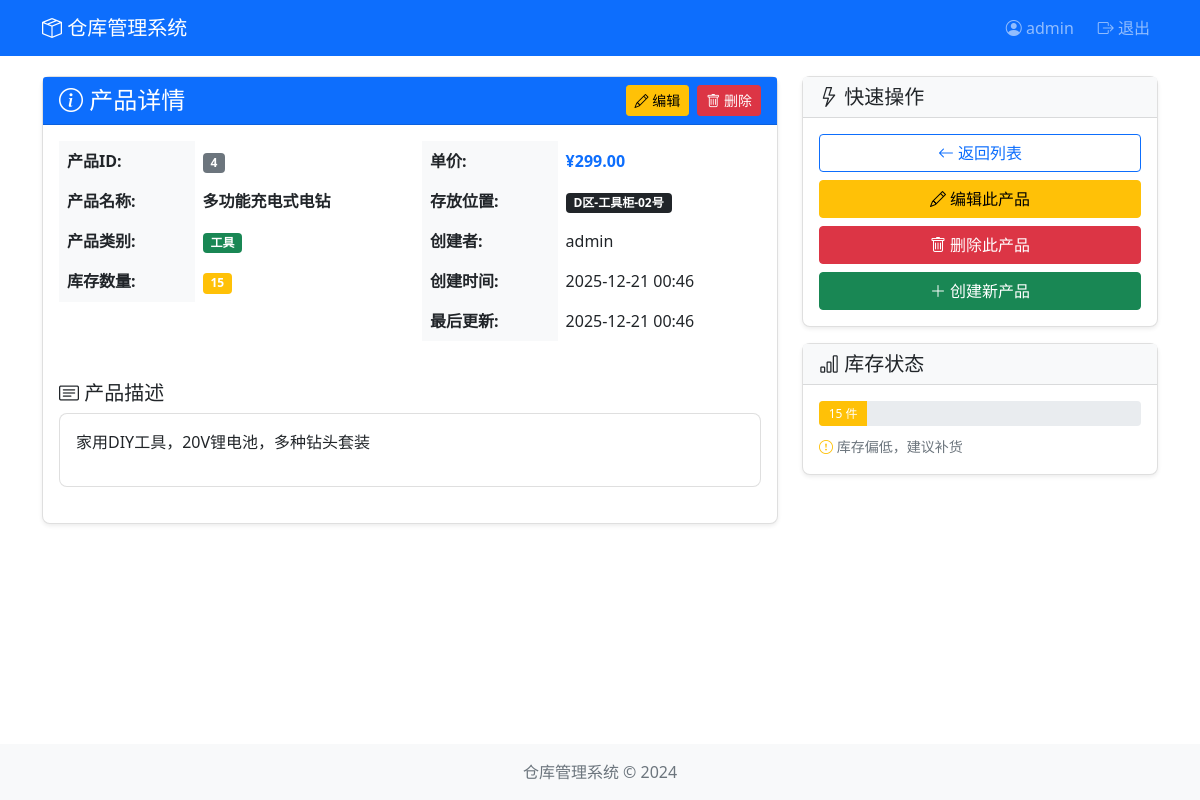
Page /warehouse/product/4/ (signed in) on the committed database.
### warehouse/models.py (models this page shows, shortened)
class Product(models.Model):
    CATEGORY_CHOICES = [
        ('electronics', '电子产品'),
        ('clothing', '服装'),
        ('food', '食品'),
        ('tools', '工具'),
        ('other', '其他'),
    ]
    name = models.CharField(max_length=200, verbose_name="产品名称")
    description = models.TextField(blank=True, verbose_name="描述")
    category = models.CharField(
        max_length=50,
        choices=CATEGORY_CHOICES,
        default='other',
        verbose_name="类别"
    )
    quantity = models.IntegerField(default=0, verbose_name="库存数量")
    price = models.DecimalField(max_digits=10, decimal_places=2, verbose_name="单价")
    location = models.CharField(max_length=100, verbose_name="存放位置")
    created_by = models.ForeignKey(User, on_delete=models.CASCADE, related_name='products', verbose_name="创建者")
    created_at = models.DateTimeField(auto_now_add=True, verbose_name="创建时间")
    updated_at = models.DateTimeField(auto_now=True, verbose_name="更新时间")
    class Meta:
        verbose_name = "产品"
        verbose_name_plural = "产品"
        permissions = [
            ("can_view_product", "可以查看产品"),
            ("can_add_product", "可以添加产品"),
            ("can_change_product", "可以修改产品"),
            ("can_delete_product", "可以删除产品"),
            ("can_search_product", "可以搜索产品"),
        ]

### warehouse/views.py (the view)
# urls.py: path('product/<int:pk>/', views.product_detail, name='product_detail'),
@login_required
@permission_required('warehouse.can_view_product', raise_exception=True)
def product_detail(request, pk):
    product = get_object_or_404(Product, pk=pk)
    context = {
        'product': product,
        'can_change': request.user.has_perm('warehouse.can_change_product'),
        'can_delete': request.user.has_perm('warehouse.can_delete_product'),
    }
    return render(request, 'warehouse/product_detail.html', context)

### templates/warehouse/product_detail.html (shortened to what this page needs)
{% extends 'base.html' %}
{% block content %}
<div class="row">
    <div class="col-md-8">
        <div class="card shadow-sm">
            <div class="card-header bg-primary text-white d-flex justify-content-between align-items-center">
                <h4 class="mb-0"><i class="bi bi-info-circle"></i> 产品详情</h4>
                <div>
                    {% if can_change %}
                    <a href="{% url 'product_update' product.pk %}" class="btn btn-warning btn-sm me-1">
                        <i class="bi bi-pencil"></i> 编辑
                    </a>
                    {% endif %}
                    {% if can_delete %}
                    <a href="{% url 'product_delete' product.pk %}" class="btn btn-danger btn-sm">
                        <i class="bi bi-trash"></i> 删除
                    </a>
                    {% endif %}
                </div>
            </div>
            <div class="card-body">
                <div class="row">
                    <div class="col-md-6">
                        <table class="table table-borderless">
                            <tr>
                                <th width="40%">产品ID:</th>
                                <td><span class="badge bg-secondary">{{ product.id }}</span></td>
                            </tr>
                            <tr>
                                <th>产品名称:</th>
                                <td><strong>{{ product.name }}</strong></td>
                            </tr>
                            <tr>
                                <th>产品类别:</th>
                                <td>
                                    {% if product.category == "electronics" %}
                                    <span class="badge bg-info">电子产品</span>
                                    {% elif product.category == "clothing" %}
                                    <span class="badge bg-warning">服装</span>
                                    {% elif product.category == "food" %}
                                    <span class="badge bg-danger">食品</span>
                                    {% elif product.category == "tools" %}
                                    <span class="badge bg-success">工具</span>
                                    {% else %}
                                    <span class="badge bg-secondary">其他</span>
                                    {% endif %}
                                </td>
                            </tr>
                            <tr>
                                <th>库存数量:</th>
                                <td>
                                    {% if product.quantity < 10 %}
                                    <span class="badge bg-danger">
                                        {{ product.quantity }} <i class="bi bi-exclamation-triangle"></i> 库存不足
                                    </span>
                                    {% elif product.quantity < 50 %}
                                    <span class="badge bg-warning">{{ product.quantity }}</span>
                                    {% else %}
                                    <span class="badge bg-success">{{ product.quantity }}</span>
                                    {% endif %}
                                </td>
                            </tr>
                        </table>
                    </div>
                    <div class="col-md-6">
                        <table class="table table-borderless">
                            <tr>
                                <th width="40%">单价:</th>
                                <td><strong class="text-primary">¥{{ product.price }}</strong></td>
                            </tr>
                            <tr>
                                <th>存放位置:</th>
                                <td><span class="badge bg-dark">{{ product.location }}</span></td>
                            </tr>
                            <tr>
                                <th>创建者:</th>
                                <td>{{ product.created_by.username }}</td>
                            </tr>
                            <tr>
                                <th>创建时间:</th>
                                <td>{{ product.created_at|date:"Y-m-d H:i" }}</td>
                            </tr>
                            <tr>
                                <th>最后更新:</th>
                                <td>{{ product.updated_at|date:"Y-m-d H:i" }}</td>
                            </tr>
                        </table>
                    </div>
                </div>
                <div class="mt-4">
                    <h5><i class="bi bi-card-text"></i> 产品描述</h5>
                    <div class="card">
                        <div class="card-body">
                            {% if product.description %}
                            {{ product.description|linebreaks }}
                            {% else %}
                            <span class="text-muted">暂无描述</span>
                            {% endif %}
                        </div>
                    </div>
                </div>
            </div>
        </div>
    </div>
    <div class="col-md-4">
        <div class="card shadow-sm mb-3">
            <div class="card-header bg-light">
                <h5 class="mb-0"><i class="bi bi-lightning"></i> 快速操作</h5>
            </div>
            <div class="card-body">
                <div class="d-grid gap-2">
                    <a href="{% url 'product_list' %}" class="btn btn-outline-primary">
                        <i class="bi bi-arrow-left"></i> 返回列表
                    </a>
                    {% if can_change %}
                    <a href="{% url 'product_update' product.pk %}" class="btn btn-warning">
                        <i class="bi bi-pencil"></i> 编辑此产品
                    </a>
                    {% endif %}
                    {% if can_delete %}
                    <a href="{% url 'product_delete' product.pk %}" class="btn btn-danger">
                        <i class="bi bi-trash"></i> 删除此产品
                    </a>
                    {% endif %}
                    {% if perms.warehouse.can_add_product %}
                    <a href="{% url 'product_create' %}" class="btn btn-success">
                        <i class="bi bi-plus-lg"></i> 创建新产品
                    </a>
                    {% endif %}
                </div>
            </div>
        </div>
        <div class="card shadow-sm">
            <div class="card-header bg-light">
                <h5 class="mb-0"><i class="bi bi-bar-chart"></i> 库存状态</h5>
            </div>
            <div class="card-body">
                <div class="progress mb-2" style="height: 25px;">
                    {% if product.quantity > 100 %}
                    <div class="progress-bar bg-success" role="progressbar" style="width: 100%">
                        {{ product.quantity }} 件
                    </div>
                    {% elif product.quantity < 10 %}
                    <div class="progress-bar bg-danger" role="progressbar" style="width: {{ product.quantity }}%">
                        {{ product.quantity }} 件
                    </div>
                    {% elif product.quantity < 50 %}
                    <div class="progress-bar bg-warning" role="progressbar" style="width: {{ product.quantity }}%">
                        {{ product.quantity }} 件
                    </div>
                    {% else %}
                    <div class="progress-bar bg-success" role="progressbar" style="width: {{ product.quantity }}%">
                        {{ product.quantity }} 件
                    </div>
                    {% endif %}
                </div>
                <small class="text-muted">
                    {% if product.quantity < 10 %}
                    <i class="bi bi-exclamation-triangle text-danger"></i> 库存严重不足，请及时补货
                    {% elif product.quantity < 50 %}
                    <i class="bi bi-exclamation-circle text-warning"></i> 库存偏低，建议补货
                    {% else %}
                    <i class="bi bi-check-circle text-success"></i> 库存充足
                    {% endif %}
                </small>
            </div>
        </div>
    </div>
</div>
{% endblock %}

### templates/base.html (shortened to what this page needs)
<!DOCTYPE html>
<html lang="ru">
<head>
    <link href="https://cdn.jsdelivr.net/npm/bootstrap@5.1.3/dist/css/bootstrap.min.css" rel="stylesheet">
    <link rel="stylesheet" href="https://cdn.jsdelivr.net/npm/bootstrap-icons@1.8.1/font/bootstrap-icons.css">
</head>
<body>
    <nav class="navbar navbar-expand-lg navbar-dark bg-primary">
        <div class="container">
            <a class="navbar-brand" href="{% url 'product_list' %}">
                <i class="bi bi-box-seam"></i> 仓库管理系统
            </a>
            <div class="navbar-nav ms-auto">
                {% if user.is_authenticated %}
                    <span class="navbar-text me-3">
                        <i class="bi bi-person-circle"></i> {{ user.username }}
                    </span>
                    <form action="{% url 'logout' %}" method="post" class="logout-form">
                        <button type="submit" class="logout-btn nav-link">
                            <i class="bi bi-box-arrow-right"></i> 退出
                        </button>
                    </form>
                {% else %}
                    <a class="nav-link" href="{% url 'login' %}">
                        <i class="bi bi-box-arrow-in-right"></i> 登录
                    </a>
                {% endif %}
            </div>
        </div>
    </nav>
    <div class="container">
        {% block content %}{% endblock %}
    </div>
    <footer class="fixed-bottom bg-light py-3">
        <div class="container text-center">
            <p class="mb-0 text-muted">仓库管理系统 © 2024</p>
        </div>
    </footer>
</body>
</html>

### templates/base.html (style rules this page uses)
body { padding-bottom: 60px; }
.navbar { margin-bottom: 20px; }
.card { margin-bottom: 20px; border-radius: 8px; }
.table th { background-color: #f8f9fa; }
.logout-form { display: inline; margin: 0; padding: 0; }
.logout-btn { background: none; border: none; color: white; padding: 8px 0; }

### rows in the picture
Product: id "4", name "多功能充电式电钻", quantity "15", price "299.00", location "D区-工具柜-02号", created_by.username "admin", created_at "2025-12-21 00:46", updated_at "2025-12-21 00:46", description "家用DIY工具，20V锂电池，多种钻头套装"

### other values in the picture
{{ user.username }} "admin"
